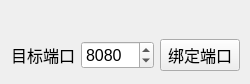
<?xml version="1.0" encoding="UTF-8"?>
<ui version="4.0">
 <class>Widget</class>
 <widget class="QWidget" name="Widget">
  <property name="geometry">
   <rect>
    <x>0</x>
    <y>0</y>
    <width>250</width>
    <height>84</height>
   </rect>
  </property>
  <property name="font">
   <font>
    <pointsize>12</pointsize>
   </font>
  </property>
  <property name="windowTitle">
   <string>Widget</string>
  </property>
  <widget class="QWidget" name="layoutWidget">
   <property name="geometry">
    <rect>
     <x>0</x>
     <y>0</y>
     <width>251</width>
     <height>111</height>
    </rect>
   </property>
   <layout class="QGridLayout" name="gridLayout">
    <item row="0" column="1">
     <widget class="QSpinBox" name="spinBox">
      <property name="font">
       <font>
        <pointsize>12</pointsize>
       </font>
      </property>
      <property name="maximum">
       <number>99999</number>
      </property>
      <property name="value">
       <number>8080</number>
      </property>
     </widget>
    </item>
    <item row="0" column="0">
     <widget class="QLabel" name="label">
      <property name="font">
       <font>
        <pointsize>12</pointsize>
       </font>
      </property>
      <property name="text">
       <string>目标端口</string>
      </property>
     </widget>
    </item>
    <item row="0" column="2">
     <widget class="QPushButton" name="pushButton">
      <property name="font">
       <font>
        <pointsize>12</pointsize>
       </font>
      </property>
      <property name="text">
       <string>绑定端口</string>
      </property>
     </widget>
    </item>
   </layout>
  </widget>
 </widget>
 <layoutdefault spacing="6" margin="11"/>
 <resources/>
 <connections/>
</ui>
